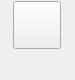
<?xml version="1.0" encoding="UTF-8"?>
<ui version="4.0">
 <class>WdgItemXvFunc</class>
 <widget class="QWidget" name="WdgItemXvFunc">
  <property name="geometry">
   <rect>
    <x>0</x>
    <y>0</y>
    <width>75</width>
    <height>80</height>
   </rect>
  </property>
  <property name="minimumSize">
   <size>
    <width>75</width>
    <height>80</height>
   </size>
  </property>
  <property name="maximumSize">
   <size>
    <width>75</width>
    <height>80</height>
   </size>
  </property>
  <property name="windowTitle">
   <string>Form</string>
  </property>
  <layout class="QVBoxLayout" name="verticalLayout">
   <property name="spacing">
    <number>2</number>
   </property>
   <property name="sizeConstraint">
    <enum>QLayout::SetDefaultConstraint</enum>
   </property>
   <property name="leftMargin">
    <number>1</number>
   </property>
   <property name="topMargin">
    <number>1</number>
   </property>
   <property name="rightMargin">
    <number>1</number>
   </property>
   <property name="bottomMargin">
    <number>1</number>
   </property>
   <item>
    <layout class="QHBoxLayout" name="horizontalLayout">
     <item>
      <widget class="XMatToolButton" name="btnXvFunc">
       <property name="minimumSize">
        <size>
         <width>48</width>
         <height>48</height>
        </size>
       </property>
       <property name="maximumSize">
        <size>
         <width>48</width>
         <height>48</height>
        </size>
       </property>
       <property name="text">
        <string/>
       </property>
      </widget>
     </item>
    </layout>
   </item>
   <item>
    <widget class="XMatLabel" name="lbXvFunc">
     <property name="maximumSize">
      <size>
       <width>16777215</width>
       <height>30</height>
      </size>
     </property>
     <property name="text">
      <string/>
     </property>
    </widget>
   </item>
  </layout>
 </widget>
 <customwidgets>
  <customwidget>
   <class>XMatToolButton</class>
   <extends>QToolButton</extends>
   <header>XMatToolButton.h</header>
  </customwidget>
  <customwidget>
   <class>XMatLabel</class>
   <extends>QLabel</extends>
   <header>XMatLabel.h</header>
  </customwidget>
 </customwidgets>
 <resources/>
 <connections/>
</ui>
